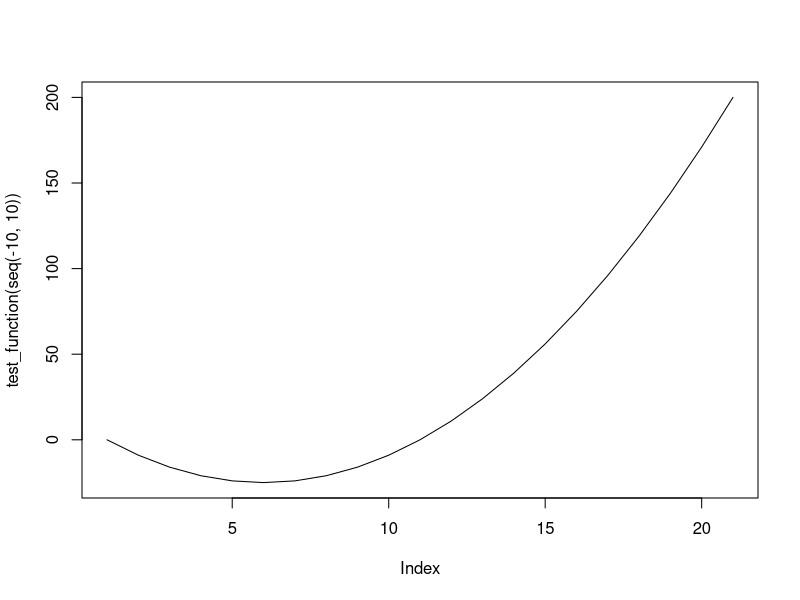

Here is the R script that generated this plot:
test_function <- function(x) {
  
  result <- x^2 + 10*x 
  return(result)
}
test_function(seq(-10,10))
plot(test_function(seq(-10,10)), type ="l")

rattenVector <- c(1,2,3,4,5,6,7,8,9)
rabenVector <- 1:3
rattenVector == rabenVector
names(rabenVector) <- c("a", "b", "a")
print(rabenVector)
print(rabenVector["a"])
rabenVector[names(rabenVector) == "a"]
